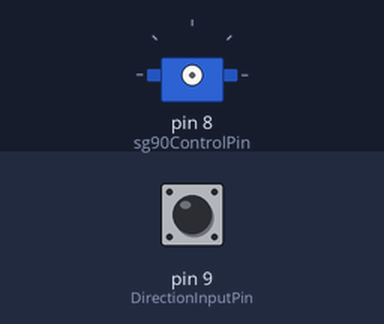
Bench run of a sketch on a simulated Arduino Uno, built with avr-gcc and run on an emulated ATmega328P. Shown: servo. Wiring (inferred from the names in the program): servo: signal pin 8. Inputs (shaded band) come from the test bench; at power-on: pin 9 (DirectionInputPin) HIGH. Servo pulses on a pin are drawn as a servo (544–2400 µs = 0–180°); what the sketch prints to the serial monitor is not drawn.

Above: at 0.1 s.
At 2.2 s:
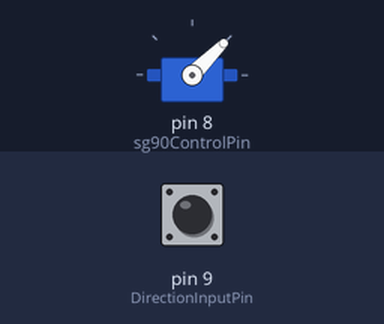
At 9.6 s:
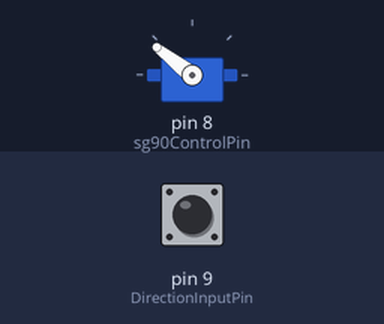
Timing chart, 0 to 11.1 s (numbered marks = the images above):
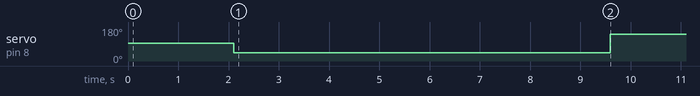

The sketch:

sg90_Servo_Simple_Demo.ino
```cpp
/*the sg90 accepts 3 command pulse width
  1ms - CCW movement
  1.5ms - return to center position
  2ms - CW movement
  minimum time between pulses/steps - 20ms
  Servo can rotate approximately 180 degrees end-to-end

  This example used delay() to demonstrate servo operation.

*/

uint8_t DirectionInputPin = 9;
uint8_t sg90ControlPin = 8;

uint8_t CCWpulseWidth = 1;  // milliseconds
uint8_t CWpulseWidth = 2;  // milliseconds
int millisbetweenSteps = 60; // milliseconds - or try larger values for slower steps

uint8_t numberOfSteps = 100;
uint8_t dir_req;

void move_servo(int Steps, uint8_t pulseWidth) {
  for (uint8_t n = 0; n < Steps; n++) {
    digitalWrite(sg90ControlPin, LOW);
    delay(millisbetweenSteps);
    digitalWrite(sg90ControlPin, HIGH);
    delay(pulseWidth);
  }
}

void setup() {

  Serial.begin(115200);

  pinMode(DirectionInputPin, INPUT_PULLUP);
  pinMode(sg90ControlPin, OUTPUT);
  digitalWrite(sg90ControlPin, HIGH); //reduces chances of jitter on powerup/reset
                                      //a 1k pullup resistor between sg90ControlPin and VCC would also help

  Serial.println("Starting Sg90 Demo");

  //abitrary delay
  delay(2000);

  //servo initialisation
  //move servo to center positon
  digitalWrite(sg90ControlPin, LOW);
  delay(20);
  digitalWrite(sg90ControlPin, HIGH);
  delayMicroseconds(1500);
  digitalWrite(sg90ControlPin, LOW);
  delay(20);
  //move servo fully CounterClockwise (approximately 90 steps)
  move_servo(90, CCWpulseWidth);

  //initialise direction flag
  dir_req = LOW;

  //abitrary delay
  delay(2000);
}

void loop() {

  if(digitalRead(DirectionInputPin) != dir_req){

    dir_req = digitalRead(DirectionInputPin);

    //move servo Clockwise
    if (dir_req == HIGH) {
      move_servo(numberOfSteps, CWpulseWidth);
    }
    //move servo Counter-Clockwise
    else {
      move_servo(numberOfSteps, CCWpulseWidth);
    }

  }

  delay(millisbetweenSteps);
}
```

Measured:
- by itself, servo on pin 8 (sg90ControlPin): 93° → 45° at 2.1 s, → 142° 7.5 s later
